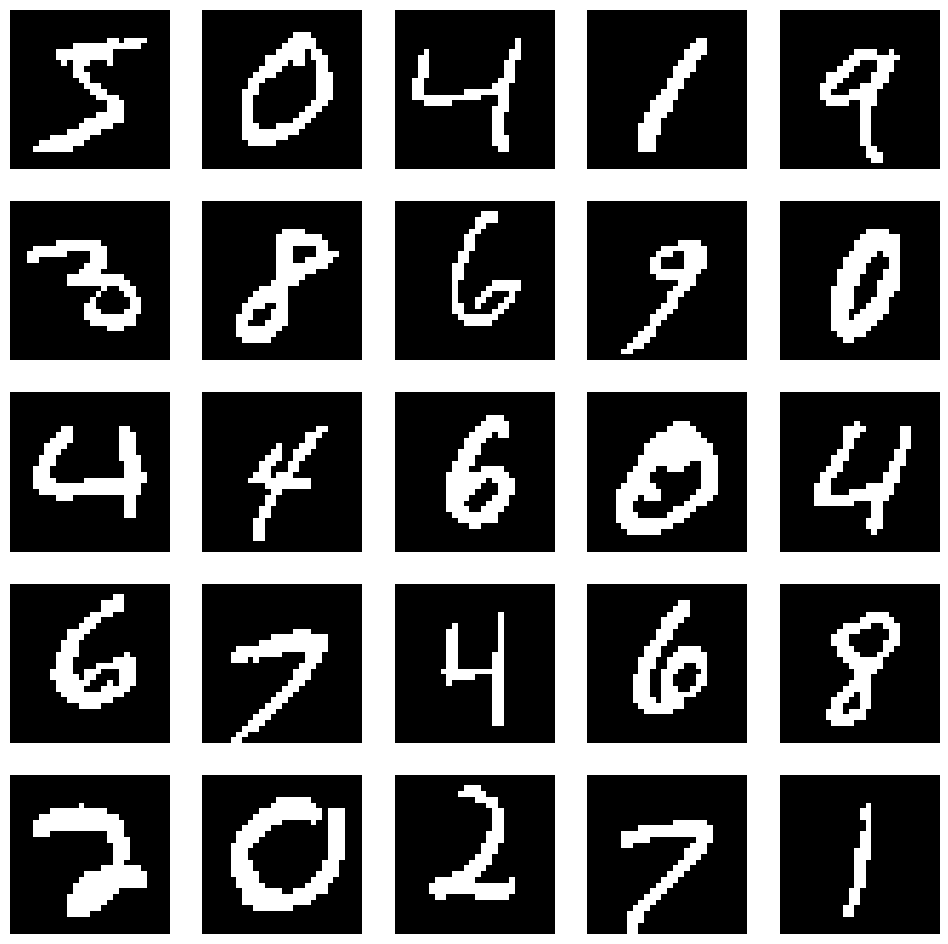
#> input picture segmented_010.png, 948 x 944 px
$ jupyter execute --allow-errors 'Dec'"'"'24.ipynb'
#> lines starting #> are read from the running program, lines starting #| are printed output that depends on the picture; after the words box and inside, x2 and y2 are one past the last pixel; in counts of white or black regions, pixels touching at a corner belong together
[cell 1]
import tensorflow as tf
from tensorflow.keras.datasets import mnist
from tensorflow.keras.models import Sequential
from tensorflow.keras.layers import Dense, Flatten

# Load MNIST dataset
#> (the rest of this cell did not finish here and is left out)

# Segmentation

[cell 2]
import os
from skimage.io import imread, imsave
from skimage.filters import threshold_otsu
from skimage.morphology import remove_small_objects
from skimage.color import rgb2gray
import matplotlib.pyplot as plt
from skimage.measure import find_contours  # Missing import added here

# Define the folder containing handwritten images
input_folder = './Number_Test_Data'  # Replace with your folder path
output_folder = 'segmented_images'    # Output folder for segmented images
os.makedirs(output_folder, exist_ok=True)

# Function to segment an image
# [5 lines left out: function segment_image, not called in this run]


# Process and visualize all images in the folder
#> (the rest of this cell did not finish here and is left out)

# making predictions

[cell 3]
from skimage.transform import resize

# Load the pre-trained MNIST model
#> (the rest of this cell did not finish here and is left out)

# Image 10(load image)

[cell 4]
import cv2
import numpy as np
import matplotlib.pyplot as plt
import os

# Define input and output paths
input_image_path = "segmented_010.png"
output_folder = "extracted_digits"
os.makedirs(output_folder, exist_ok=True)

# Step 1: Load the image
image = cv2.imread(input_image_path, cv2.IMREAD_GRAYSCALE)
#> image: shape (944, 948); 38.6% white; 24 white regions, largest, box (x1, y1, x2, y2) and area: (0, 0, 948, 944) 264441, (616, 421, 718, 535) 5901, (231, 797, 345, 911) 5850

# Step 2: Apply thresholding
# Use adaptive thresholding to handle variations in digit intensity
binary_image = cv2.adaptiveThreshold(image, 255, cv2.ADAPTIVE_THRESH_GAUSSIAN_C, cv2.THRESH_BINARY_INV, 11, 2)
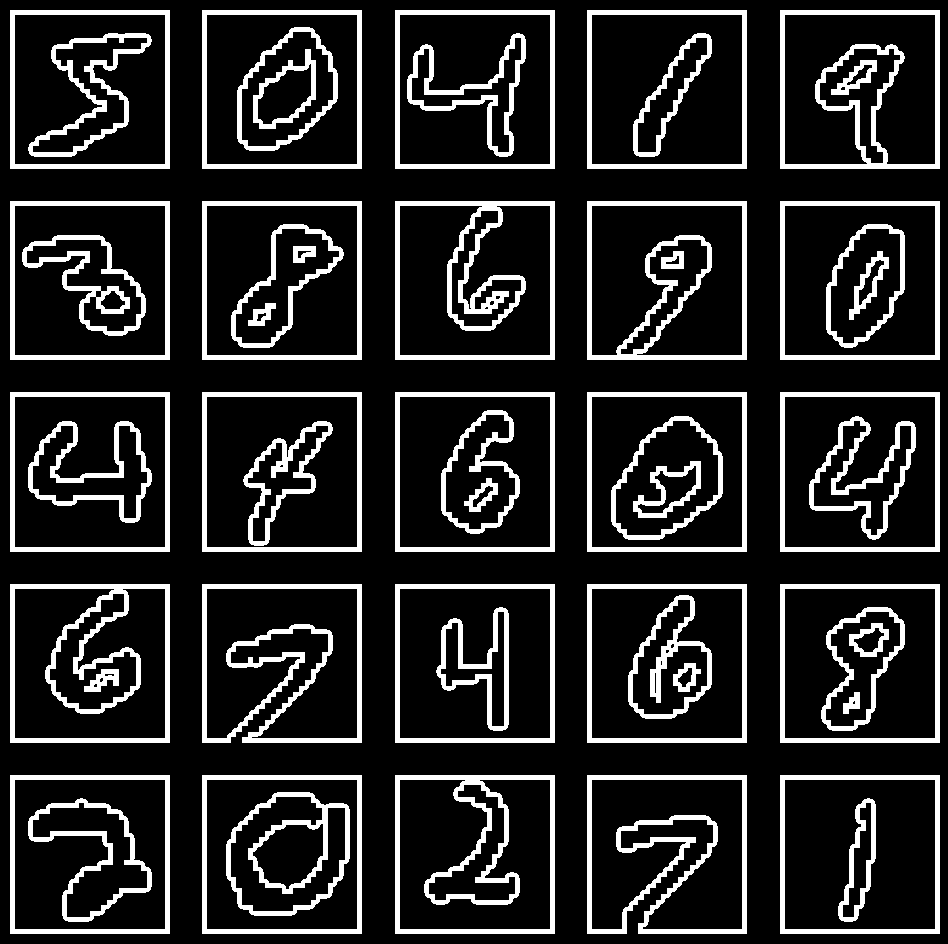
#> binary_image: shape (944, 948); 15.8% white; 55 white regions

# Step 3: Find contours
# Find external contours only (to exclude inner parts if digits are hollow)
contours, _ = cv2.findContours(binary_image, cv2.RETR_EXTERNAL, cv2.CHAIN_APPROX_SIMPLE)
#> contours = 25 contours; largest, box (x1, y1, x2, y2) and area: (780, 392, 940, 552) 25281, (587, 392, 747, 552) 25281, (395, 392, 555, 552) 25281, (202, 392, 362, 552) 25281, (10, 392, 170, 552) 25281

# Define a minimum contour area to filter out small noise
min_contour_area = 50

def show_image(title, img, cmap=None):
    plt.figure(figsize=(10, 10))
    plt.title(title)
    plt.imshow(img, cmap=cmap)
    plt.axis("off")
    plt.show()

# bounding box & annotate

[cell 5]
# Draw bounding boxes
def draw_bounding_boxes(image, contours, min_contour_area):
    # Convert grayscale image to RGB for visualization
#> called with min_contour_area = 50
    visualized_image = cv2.cvtColor(image, cv2.COLOR_GRAY2BGR)
#> visualized_image is the input picture: shape (944, 948, 3); 38.6% white; 24 white regions, largest, box (x1, y1, x2, y2) and area: (0, 0, 948, 944) 264441, (616, 421, 718, 535) 5901, (231, 797, 345, 911) 5850

    for contour in contours:
        # Filter out small contours
        if cv2.contourArea(contour) < min_contour_area:
            continue

        # Get the bounding box for the contour
        x, y, w, h = cv2.boundingRect(contour)

        # Draw the bounding box on the visualized image
        cv2.rectangle(visualized_image, (x, y), (x + w, y + h), (255, 0, 0), 2)  # Blue rectangle
#> this loop made 25 passes
#> (contour, x, y, h) on passes 1, 3, 4, 5, 6, 7: ([[780, 775], [780, 933], [939, 933], [939, 775]], 780, 775, 159), ([[395, 775], [395, 933], [554, 933], [554, 775]], 395, 775, 159), ([[202, 775], [202, 933], [361, 933], [361, 775]], 202, 775, 159), ([[10, 775], [10, 933], [169, 933], [169, 775]], 10, 775, 159), ([[780, 584], [780, 742], [939, 742], [939, 584]], 780, 584, 159), ([[587, 584], [587, 742], [746, 742], [746, 584]], 587, 584, 159)
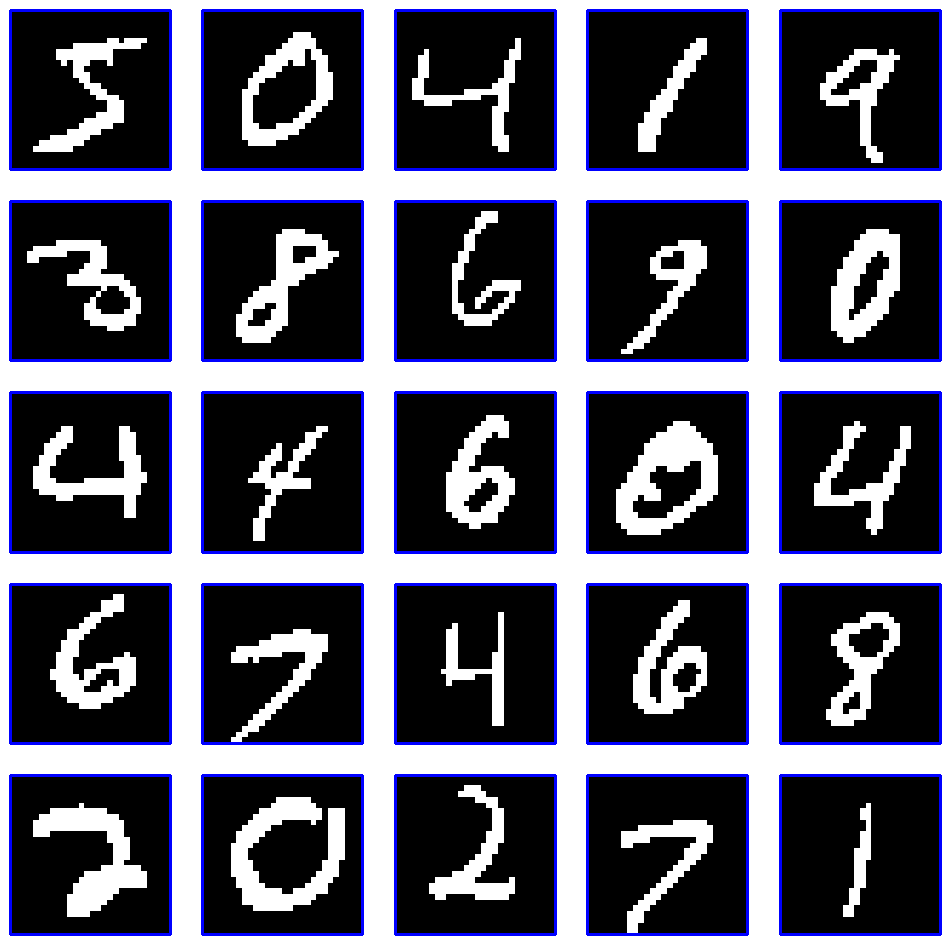
#> visualized_image: shape (944, 948, 3); 5.34% of pixels changed, all inside (x1, y1, x2, y2) = (9, 9, 942, 936)

    return visualized_image

# Generate bounding boxes image
annotated_image = draw_bounding_boxes(image, contours, min_contour_area)

# Save and display the annotated image with bounding boxes
annotated_image_path = os.path.join(output_folder, "annotated_image.png")
cv2.imwrite(annotated_image_path, annotated_image)

plt.figure(figsize=(10, 10))
plt.title("Annotated Image with Bounding Boxes")
plt.imshow(cv2.cvtColor(annotated_image, cv2.COLOR_BGR2RGB))
plt.axis('off')
plt.show()

# contour & extract digits

[cell 6]
# Part 2: Display Contours
def create_contour_image(binary_image, contours):
    contour_image = np.zeros_like(binary_image)
    for contour in contours:
        if cv2.contourArea(contour) >= min_contour_area:
            cv2.drawContours(contour_image, [contour], -1, 255, thickness=1)
#> this loop made 25 passes
#> contour on passes 1, 3, 4, 5, 6, 7, 8, 10: [[780, 775], [780, 933], [939, 933], [939, 775]], [[395, 775], [395, 933], [554, 933], [554, 775]], [[202, 775], [202, 933], [361, 933], [361, 775]], [[10, 775], [10, 933], [169, 933], [169, 775]], [[780, 584], [780, 742], [939, 742], [939, 584]], [[587, 584], [587, 742], [746, 742], [746, 584]], [[395, 584], [395, 742], [554, 742], [554, 584]], [[10, 584], [10, 742], [169, 742], [169, 584]]
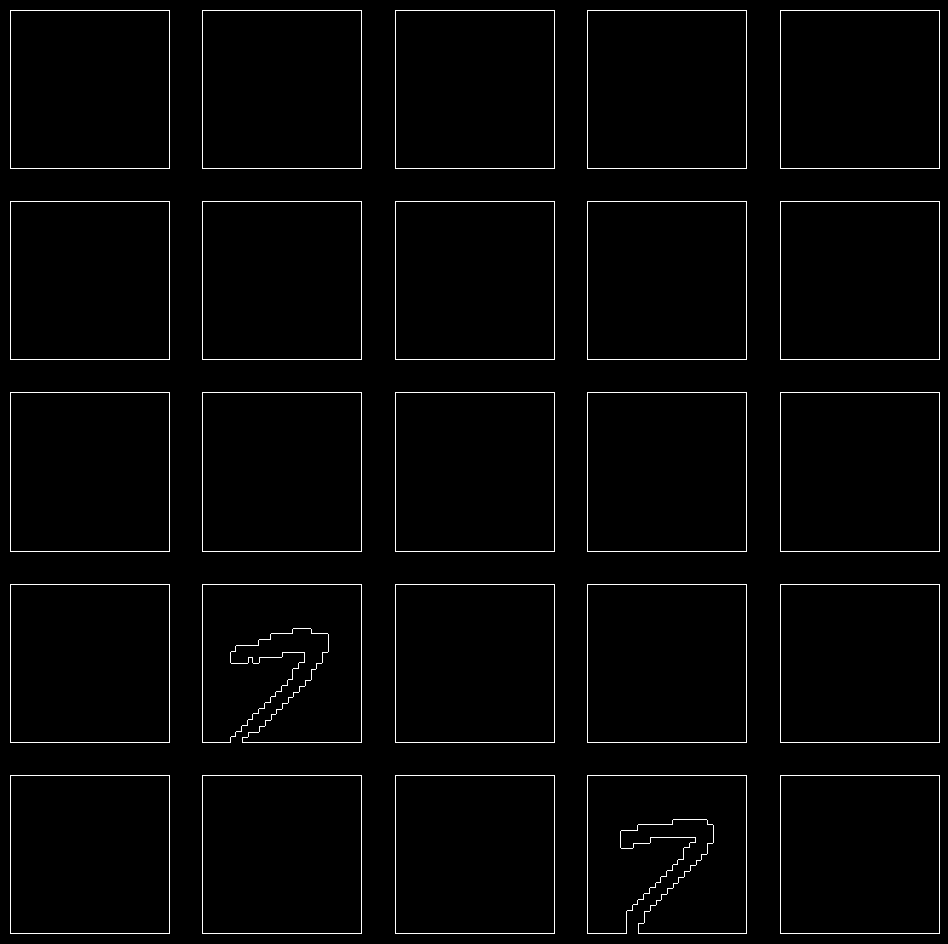
#> contour_image: shape (944, 948); 1.9% white in thin lines or dots
    return contour_image

# Generate and Display Contour Image
contour_image = create_contour_image(binary_image, contours)
show_image("Contours", contour_image, cmap="gray")

# Part 3: Extract and Display Digits
def extract_digits(image, contours, output_folder):
#> called with output_folder = 'extracted_digits'
    for i, contour in enumerate(contours):
        if cv2.contourArea(contour) >= min_contour_area:
            x, y, w, h = cv2.boundingRect(contour)
            digit = image[y:y + h, x:x + w]
            digit_path = os.path.join(output_folder, f"digit_{i}.png")
            cv2.imwrite(digit_path, digit)
            print(f"Digit {i} saved to {digit_path}")
            show_image(f"Digit {i}", digit, cmap="gray")
#> this loop made 25 passes
#> (printed output is left out)
#> pass 1, in extract_digits, `digit = image[y:y + h, x:x + w]`:
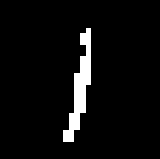
#> digit: shape (159, 160); 4.9% white; 1 white region, box (x1, y1, x2, y2) and area: (63, 28, 91, 142) 1258
#> pass 2, in extract_digits, `digit = image[y:y + h, x:x + w]`:
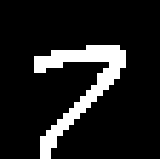
#> digit: shape (159, 160); 11.9% white; 1 white region, box (x1, y1, x2, y2) and area: (34, 45, 126, 159) 3035
#> pass 3, in extract_digits, `digit = image[y:y + h, x:x + w]`:
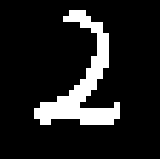
#> digit: shape (159, 160); 12.4% white; 1 white region, box (x1, y1, x2, y2) and area: (34, 10, 120, 125) 3162

# Extract and Display Digits
extract_digits(image, contours, output_folder)

# prediction

#> (a cell that did not finish here is left out)

# Image 11 & inverse colors

[cell 8]
import cv2
import numpy as np
import matplotlib.pyplot as plt
import os

# Define input and output paths
input_image_path = "segmented_011.png"  # Updated to use segmented_011.png
output_folder = "extracted_digits"
os.makedirs(output_folder, exist_ok=True)

# Step 1: Load the image
image = cv2.imread(input_image_path, cv2.IMREAD_GRAYSCALE)
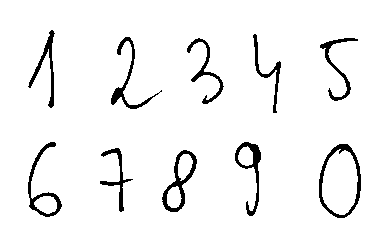
#> input picture segmented_011.png, 392 x 239 px
#> image: shape (239, 392); 95% white; 10 black regions, largest, box (x1, y1, x2, y2) and area: (319, 144, 361, 218) 621, (162, 150, 197, 212) 573, (235, 142, 261, 216) 505

# Step 2: Apply thresholding
# Use adaptive thresholding to handle variations in digit intensity
binary_image = cv2.adaptiveThreshold(image, 255, cv2.ADAPTIVE_THRESH_GAUSSIAN_C, cv2.THRESH_BINARY_INV, 11, 2)
#> binary_image: shape (239, 392); 5% white; 10 white regions

# Step 3: Find contours
# Find external contours only (to exclude inner parts if digits are hollow)
contours, _ = cv2.findContours(binary_image, cv2.RETR_EXTERNAL, cv2.CHAIN_APPROX_SIMPLE)
#> contours = 10 contours; largest, box (x1, y1, x2, y2) and area: (319, 144, 361, 218) 2359, (162, 150, 197, 212) 1038, (28, 142, 62, 217) 702, (235, 142, 261, 216) 638, (111, 37, 162, 109) 367

# Define a minimum contour area to filter out small noise
min_contour_area = 50

# [6 lines left out: function show_image, not called in this run]

[cell 9]
# Draw bounding boxes with inverted colors and padding
def draw_bounding_boxes_and_invert_with_padding(image, contours, min_contour_area, padding=10):
    # Invert the grayscale image
#> called with min_contour_area = 50, padding = 10
    inverted_image = cv2.bitwise_not(image)

    # Convert the inverted grayscale image to RGB for visualization
    visualized_image = cv2.cvtColor(inverted_image, cv2.COLOR_GRAY2BGR)

    for contour in contours:
        # Filter out small contours
        if cv2.contourArea(contour) < min_contour_area:
            continue

        # Get the bounding box for the contour
        x, y, w, h = cv2.boundingRect(contour)

        # Apply padding
        x = max(0, x - padding)  # Ensure x does not go below 0
        y = max(0, y - padding)  # Ensure y does not go below 0
        w = w + 2 * padding      # Increase width by 2 * padding
        h = h + 2 * padding      # Increase height by 2 * padding

        # Draw the padded bounding box on the visualized image
        cv2.rectangle(visualized_image, (x, y), (x + w, y + h), (255, 0, 0), 2)  # Blue rectangle
#> this loop made 10 passes
#> (x, y, w, h) on passes 1 to 8: (152, 140, 55, 82), (90, 138, 53, 84), (309, 134, 62, 94), (225, 132, 46, 94), (18, 132, 54, 95), (310, 28, 58, 83), (177, 28, 57, 86), (101, 27, 71, 92)
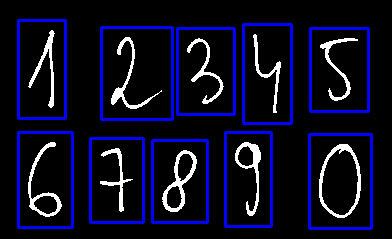
#> visualized_image: shape (239, 392, 3); mean B, G, R 36.5, 12.8, 12.8

    return visualized_image

# Generate bounding boxes image with inverted colors and padding
annotated_image = draw_bounding_boxes_and_invert_with_padding(image, contours, min_contour_area, padding=10)

# Save and display the annotated image with bounding boxes
annotated_image_path = os.path.join(output_folder, "annotated_image_inverted_padded.png")
cv2.imwrite(annotated_image_path, annotated_image)

# Display the annotated image
plt.figure(figsize=(10, 10))
plt.title("Annotated Image with Bounding Boxes, Inverted Colors, and Padding")
plt.imshow(cv2.cvtColor(annotated_image, cv2.COLOR_BGR2RGB))
plt.axis('off')
plt.show()

[cell 10]
# Extract blue rectangular areas from the image
def extract_rectangular_areas(image, contours, min_contour_area, padding=10, output_folder="rectangles"):
#> called with min_contour_area = 50, padding = 10, output_folder = 'rectangles'
    os.makedirs(output_folder, exist_ok=True)  # Ensure the output folder exists

    # Invert the grayscale image for consistent output (white digits on black background)
    inverted_image = cv2.bitwise_not(image)

    for i, contour in enumerate(contours):
        # Filter out small contours
        if cv2.contourArea(contour) < min_contour_area:
            continue

        # Get the bounding box for the contour
        x, y, w, h = cv2.boundingRect(contour)

        # Apply padding
        x = max(0, x - padding)  # Ensure x does not go below 0
        y = max(0, y - padding)  # Ensure y does not go below 0
        w = w + 2 * padding      # Increase width by 2 * padding
        h = h + 2 * padding      # Increase height by 2 * padding

        # Extract the rectangular region
        cropped_area = inverted_image[y:y + h, x:x + w]

        # Save the cropped area to the output folder
        cropped_path = os.path.join(output_folder, f"rectangle_{i}.png")
        cv2.imwrite(cropped_path, cropped_area)
        print(f"Rectangle {i} saved to {cropped_path}")

        # Display the cropped area for verification
        plt.figure(figsize=(3, 3))
        plt.title(f"Rectangle {i}")
        plt.imshow(cropped_area, cmap="gray")
        plt.axis('off')
        plt.show()
#> this loop made 10 passes
#> (printed output is left out)
#> pass 1, in extract_rectangular_areas, `cropped_area = inverted_image[y:y + h, x:x + w]`:
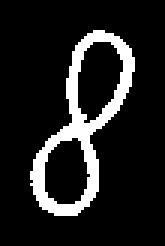
#> cropped_area: shape (82, 55) (shown 3 times larger); 12.7% white; 1 white region, box (x1, y1, x2, y2) and area: (10, 10, 45, 72) 573
#> (the rest of the program and of its run is left out)
